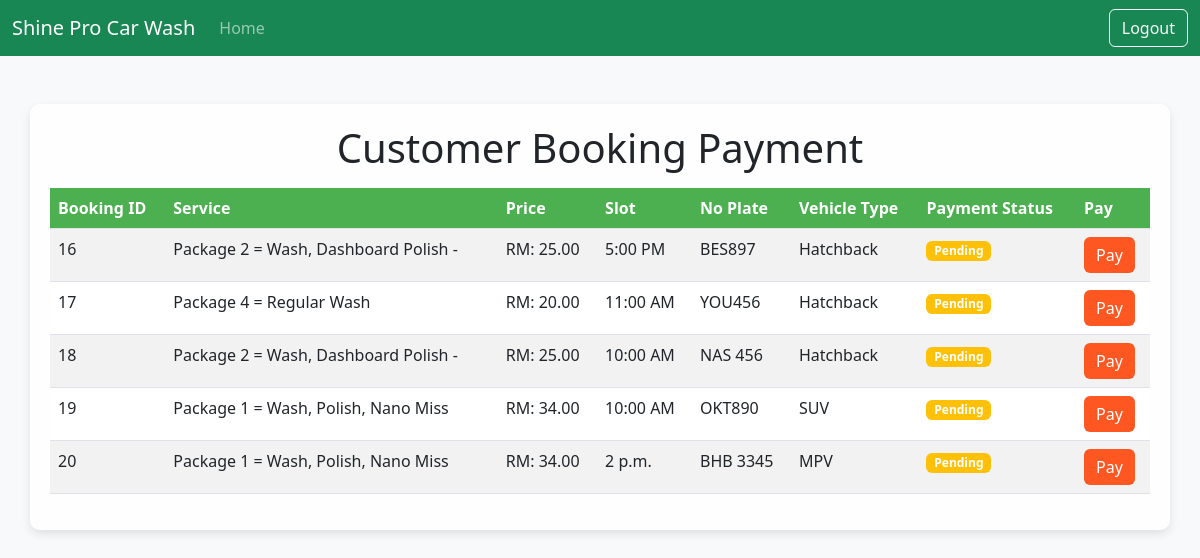
Before: /payment/1/ with the older database file.
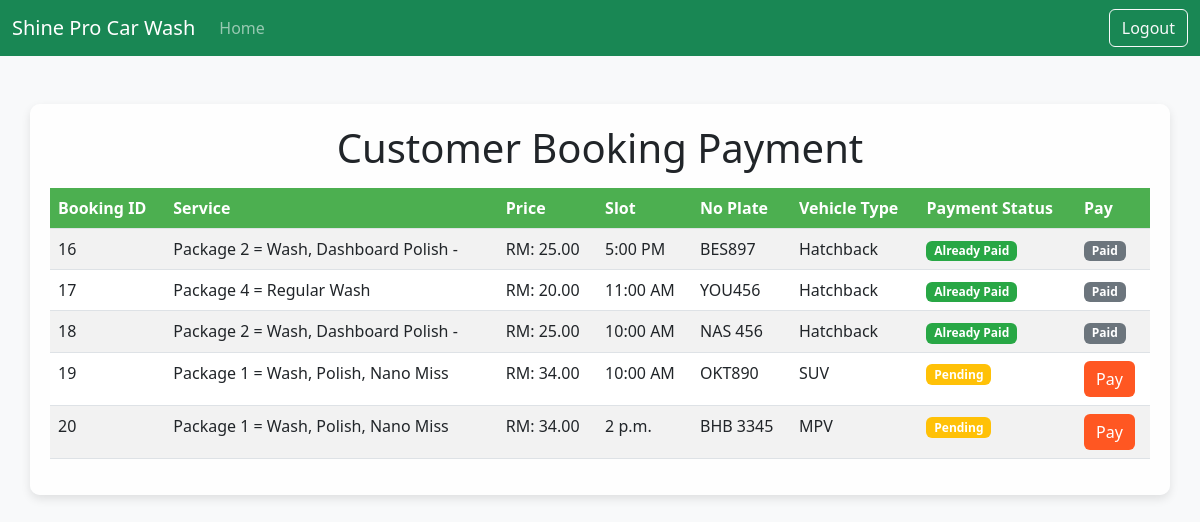
After: the same page with the newer database file.
### carwash/models.py (models this page shows)
class Booking(models.Model):
    booking_id = models.AutoField(primary_key=True)
    customer = models.ForeignKey(User, on_delete=models.CASCADE)
    service = models.ForeignKey(Service, on_delete=models.CASCADE)
    vehicle_type = models.CharField(null=True,max_length=20)
    no_plate = models.CharField(max_length=15,null=True,blank=True)
    no_phone = models.CharField(max_length=100,null=True,blank=True)
    slot = models.CharField(null=True, max_length=50)
    status = models.CharField(max_length=100,default="Not yet")
    payment_status = models.BooleanField(default=False)
    payment_proof = models.FileField(upload_to='payment_receipts/', null=True, blank=True)

### carwash/views.py (the view)
# urls.py: path('payment/<int:user_id>/', views.payment_customer, name='payment_customer'),
def payment_customer(request, user_id):
    bookings = Booking.objects.all()
    context = {
        'bookings': bookings,
        'Allservices': Service.objects.all(),
        'user_id':user_id
    }
    return render(request, 'carwash/paymentCustomer.html', context)

### carwash/templates/carwash/paymentCustomer.html (shortened to what this page needs)
<!DOCTYPE html>
<html lang="en">
<head>
    <link href="https://cdn.jsdelivr.net/npm/bootstrap@5.3.0-alpha3/dist/css/bootstrap.min.css" rel="stylesheet">
</head>
<body>
    <nav class="navbar navbar-expand-lg navbar-dark bg-success">
        <div class="container-fluid">
            <a class="navbar-brand" href="#">Shine Pro Car Wash</a>
            <div class="collapse navbar-collapse" id="navbarNav">
                <ul class="navbar-nav me-auto mb-2 mb-lg-0">
                    <li class="nav-item">
                        <a class="nav-link" href="{% url 'adminMain' user_id=request.user.id %}">Home</a>
                    </li>
                </ul>
                <a class="btn btn-outline-light" href="{% url 'logout' %}">Logout</a>
            </div>
        </div>
    </nav>
    <div class="container mt-5">
        <h1 class="text-center">Customer Booking Payment</h1>
        <table class="table table-striped mt-3">
            <thead>
                <tr>
                    <th>Booking ID</th>
                    <th>Service</th>
                    <th>Price</th>
                    <th>Slot</th>
                    <th>No Plate</th>
                    <th>Vehicle Type</th>
                    <th>Payment Status</th>
                    <th>Pay</th>
                </tr>
            </thead>
            <tbody>
                {% if bookings %}
                {% for booking in bookings %}
                <tr>
                    <td>{{ booking.booking_id }}</td>
                    {% for service in Allservices %}
                    {% if service.service_id == booking.service_id %}
                    <td>{{ service.service_name }}</td>
                    <td>RM: {{ service.price }}</td>
                    {% endif %}
                    {% endfor %}
                    <td>{{ booking.slot }}</td>
                    <td>{{ booking.no_plate }}</td>
                    <td>{{ booking.vehicle_type }}</td>
                    <td>
                        <span
                            class="badge {% if booking.payment_status %}badge-success{% else %}badge-warning{% endif %}">
                            {% if booking.payment_status %}Already Paid{% else %}Pending{% endif %}
                        </span>
                    </td>
                    <td>
                        {% if not booking.payment_status %}
                        <button type="button" class="btn btn-primary" data-bs-toggle="modal"
                            data-bs-target="#paymentModal{{ booking.booking_id }}">
                            Pay
                        </button>
                        {% else %}
                        <span class="badge bg-secondary">Paid</span>
                        {% endif %}
                    </td>
                </tr>
                {% endfor %}
                {% else %}
                <tr>
                    <td colspan="8" class="text-center">No bookings available.</td>
                </tr>
                {% endif %}
            </tbody>
        </table>
    </div>
</body>
</html>

Changed rows visible on the page:
changed Booking "5:00 PM": payment_status "Pending Pay" → "Already Paid Paid"
changed Booking "11:00 AM": payment_status "Pending Pay" → "Already Paid Paid"
changed Booking "NAS 456": payment_status "Pending Pay" → "Already Paid Paid"
